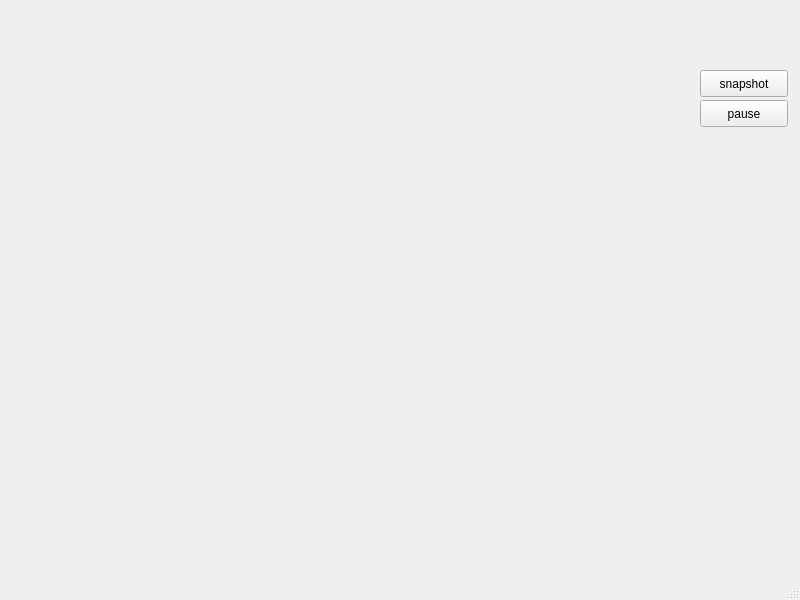
<?xml version="1.0" encoding="UTF-8"?>
<ui version="4.0">
 <class>Qt_Plot</class>
 <widget class="QMainWindow" name="Qt_Plot">
  <property name="geometry">
   <rect>
    <x>0</x>
    <y>0</y>
    <width>800</width>
    <height>600</height>
   </rect>
  </property>
  <property name="windowTitle">
   <string>Qt_Plot</string>
  </property>
  <widget class="QWidget" name="centralwidget">
   <widget class="QCustomPlot" name="widget" native="true">
    <property name="geometry">
     <rect>
      <x>30</x>
      <y>70</y>
      <width>661</width>
      <height>411</height>
     </rect>
    </property>
   </widget>
   <widget class="QPushButton" name="pb_snapshot">
    <property name="geometry">
     <rect>
      <x>700</x>
      <y>70</y>
      <width>88</width>
      <height>27</height>
     </rect>
    </property>
    <property name="text">
     <string>snapshot</string>
    </property>
   </widget>
   <widget class="QPushButton" name="pb_pause">
    <property name="geometry">
     <rect>
      <x>700</x>
      <y>100</y>
      <width>88</width>
      <height>27</height>
     </rect>
    </property>
    <property name="text">
     <string>pause</string>
    </property>
   </widget>
  </widget>
  <widget class="QMenuBar" name="menubar">
   <property name="geometry">
    <rect>
     <x>0</x>
     <y>0</y>
     <width>800</width>
     <height>28</height>
    </rect>
   </property>
  </widget>
  <widget class="QStatusBar" name="statusbar"/>
 </widget>
 <customwidgets>
  <customwidget>
   <class>QCustomPlot</class>
   <extends>QWidget</extends>
   <header>qcustomplot.h</header>
   <container>1</container>
  </customwidget>
 </customwidgets>
 <resources/>
 <connections/>
</ui>
